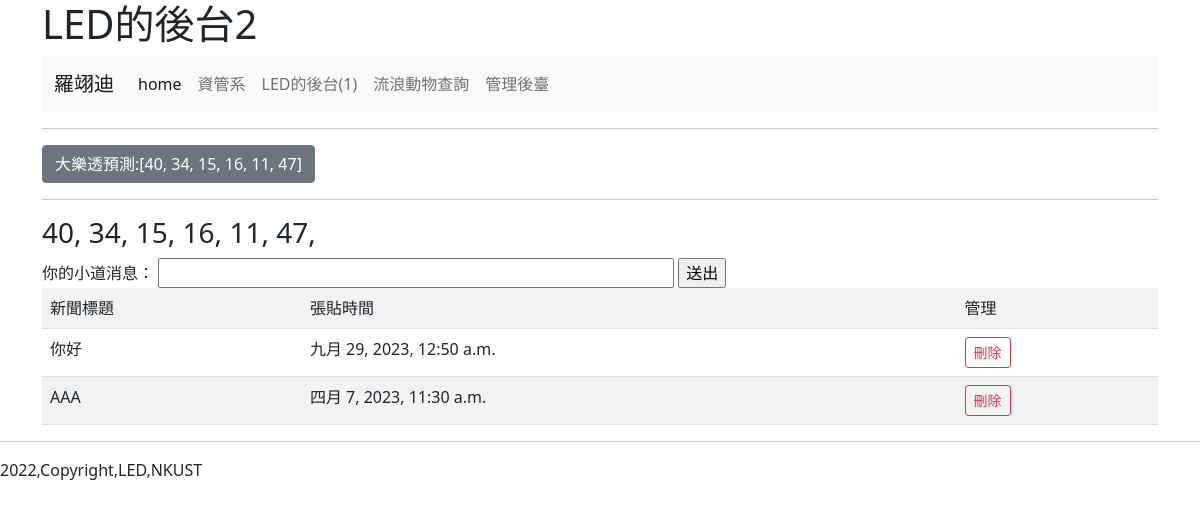
The page / on the database its author committed.
### mysite/models.py (models this page shows, shortened)
class News(models.Model):
    title = models.CharField(max_length=50)#標題(最多50字)
    pdate = models.DateTimeField(auto_now_add=True)#日期(自動加時間)

### mysite/views.py (the view)
# urls.py: path('',views.index), #根目錄 執行 "views.index"
def index(request):
    if request.method=="POST":
        title = request.POST.get("title")
        item = News(title = title)
        item.save()
        return redirect("/")
    lotto = [n for n in range(1,49)]
    random.shuffle(lotto)
    lotto = lotto[0:6]
    news = News.objects.all().order_by('-pdate')
    return render(request,"index.html",locals())

### templates/index.html (shortened to what this page needs)
{%extends "base.html" %}
{% block headmessage %}<h1>LED的後台2</h1>{% endblock %}
{% block content %}
<hr>
<a class="btn btn-secondary" href="https://getbootstrap.com/docs/5.1/components/buttons/" role="button">
  大樂透預測:{{lotto}}
</a>
<hr>
<h3>
  {% for n in lotto %}
  {{ n }},
  {% endfor %}
</h3>
<form action="/" method="POST">
  你的小道消息：
  <input type="text" size=50 name="title" required>
  <input type="submit" value="送出">
</form>
<table class="table table-striped table-hover">
  <tr>
    <td>
      新聞標題
    </td>
    <td>
      張貼時間
    </td>
    <td>
      管理
    </td>
  </tr>
  {% for item in news %}
  <tr>
    <td>
      {{ item.title}}
    </td>
    <td>
      {{item.pdate}}
    </td>
    <td>
      <a class="btn btn-sm btn-outline-danger" href="/delete/{{item.id}}/">
        刪除
      </a>
    </td>
  </tr>
  {% endfor %}
</table>
{% endblock %}

### rows shown on the page
News: title "你好", pdate "九月 29, 2023, 12:50 a.m."
News: title "AAA", pdate "四月 7, 2023, 11:30 a.m."

### other values the page prints
{{ lotto }} "[40, 34, 15, 16, 11, 47]"
{{ n }} "40" "34" "15" "16" "11" "47"
